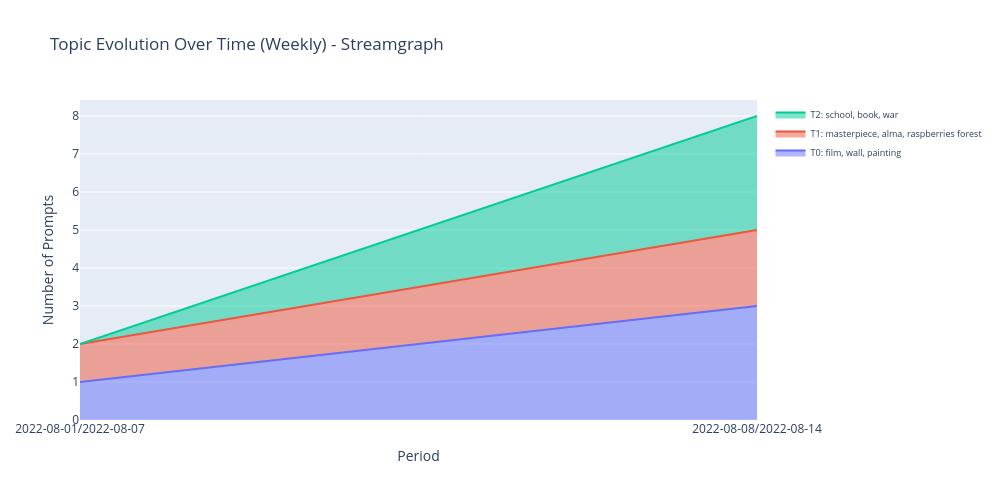

Here is the notebook cell this chart was saved with:
### Code cell
# Topic evolution over time - Streamgraph
# Shows how each topic's share evolves across time periods

# Get historical prompts with their topics and timestamps
hist_mask = temporal_df['references_past'] == 'yes'
hist_temporal = temporal_df[hist_mask].copy()

# We need the topic assignments from BERTopic
# Match by prompt text to get topic IDs
prompt_to_topic = dict(zip(historical_prompts, topics))
hist_temporal['topic'] = hist_temporal['prompt'].map(prompt_to_topic)
hist_temporal = hist_temporal.dropna(subset=['topic'])
hist_temporal['topic'] = hist_temporal['topic'].astype(int)

# Get topic names from the model
topic_names = {}
for topic_id in sorted(set(topics)):
    if topic_id == -1:
        topic_names[-1] = "Outliers"
    else:
        words = topic_model.get_topic(topic_id)
        topic_names[topic_id] = f"T{topic_id}: {', '.join([w for w, _ in words[:3]])}"

hist_temporal['topic_name'] = hist_temporal['topic'].map(topic_names)

# Count topics per period
topic_period = hist_temporal.groupby(['period', 'topic_name']).size().reset_index(name='count')
topic_period['period_str'] = topic_period['period'].astype(str)

# Pivot for streamgraph
pivot = topic_period.pivot(index='period_str', columns='topic_name', values='count').fillna(0)

print(f"Topics tracked over {len(pivot)} periods")
print(f"Topics: {list(pivot.columns)}")

# Streamgraph using plotly stacked area
fig = go.Figure()
for col in pivot.columns:
    if col == "Outliers":
        continue  # Skip outliers for cleaner visualization
    fig.add_trace(go.Scatter(
        x=pivot.index,
        y=pivot[col],
        name=col,
        mode='lines',
        stackgroup='one',
        hovertemplate='%{x}<br>' + col + ': %{y} prompts',
    ))

fig.update_layout(
    title=f'Topic Evolution Over Time ({GRANULARITY_LABELS.get(TEMPORAL_GRANULARITY)}) - Streamgraph',
    xaxis_title='Period',
    yaxis_title='Number of Prompts',
    width=1000, height=500,
    showlegend=True,
    legend=dict(font=dict(size=9)),
)
fig.show()
fig.write_html("data/results_mlx/topic_evolution_streamgraph.html")
print("Saved: data/results_mlx/topic_evolution_streamgraph.html")

# Also show as table
print(f"\n{'=' * 60}")
print("TOPIC COUNTS PER PERIOD")
print("=" * 60)
print(pivot.to_string())

### Figure 1 — Plotly figure (JSON) as saved in the notebook; plotly's stock layout.template omitted (floating-point values rounded to 4 significant figures)
{"data": [{"hovertemplate": "%{x}<br>T0: film, wall, painting: %{y} prompts", "mode": "lines", "name": "T0: film, wall, painting", "stackgroup": "one", "type": "scatter", "x": ["2022-08-01/2022-08-07", "2022-08-08/2022-08-14"], "y": [1.0, 3.0]}, {"hovertemplate": "%{x}<br>T1: masterpiece, alma, raspberries forest: %{y} prompts", "mode": "lines", "name": "T1: masterpiece, alma, raspberries forest", "stackgroup": "one", "type": "scatter", "x": ["2022-08-01/2022-08-07", "2022-08-08/2022-08-14"], "y": [1.0, 2.0]}, {"hovertemplate": "%{x}<br>T2: school, book, war: %{y} prompts", "mode": "lines", "name": "T2: school, book, war", "stackgroup": "one", "type": "scatter", "x": ["2022-08-01/2022-08-07", "2022-08-08/2022-08-14"], "y": [0.0, 3.0]}], "layout": {"height": 500, "legend": {"font": {"size": 9}}, "showlegend": true, "title": {"text": "Topic Evolution Over Time (Weekly) - Streamgraph"}, "width": 1000, "xaxis": {"title": {"text": "Period"}}, "yaxis": {"title": {"text": "Number of Prompts"}}}}
